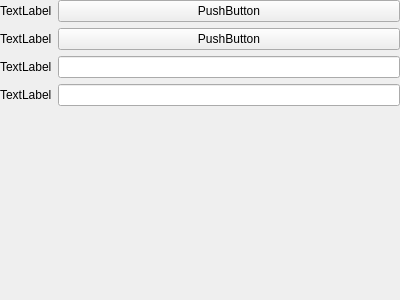
<?xml version="1.0" encoding="UTF-8"?>
<ui version="4.0">
 <class>ExampleGenesisDialog</class>
 <widget class="QWidget" name="ExampleGenesisDialog">
  <property name="geometry">
   <rect>
    <x>0</x>
    <y>0</y>
    <width>400</width>
    <height>300</height>
   </rect>
  </property>
  <property name="windowTitle">
   <string>Form</string>
  </property>
  <layout class="QVBoxLayout" name="verticalLayout">
   <property name="leftMargin">
    <number>0</number>
   </property>
   <property name="topMargin">
    <number>0</number>
   </property>
   <property name="rightMargin">
    <number>0</number>
   </property>
   <property name="bottomMargin">
    <number>0</number>
   </property>
   <item>
    <layout class="QFormLayout" name="formLayout">
     <item row="0" column="0">
      <widget class="QLabel" name="label">
       <property name="text">
        <string>TextLabel</string>
       </property>
      </widget>
     </item>
     <item row="0" column="1">
      <widget class="QPushButton" name="pushButton_2">
       <property name="text">
        <string>PushButton</string>
       </property>
      </widget>
     </item>
     <item row="1" column="0">
      <widget class="QLabel" name="label_2">
       <property name="text">
        <string>TextLabel</string>
       </property>
      </widget>
     </item>
     <item row="1" column="1">
      <widget class="QPushButton" name="pushButton">
       <property name="text">
        <string>PushButton</string>
       </property>
      </widget>
     </item>
     <item row="2" column="0">
      <widget class="QLabel" name="label_3">
       <property name="text">
        <string>TextLabel</string>
       </property>
      </widget>
     </item>
     <item row="2" column="1">
      <widget class="QLineEdit" name="lineEdit"/>
     </item>
     <item row="3" column="0">
      <widget class="QLabel" name="label_4">
       <property name="text">
        <string>TextLabel</string>
       </property>
      </widget>
     </item>
     <item row="3" column="1">
      <widget class="QLineEdit" name="lineEdit_2"/>
     </item>
    </layout>
   </item>
  </layout>
 </widget>
 <resources/>
 <connections/>
</ui>
